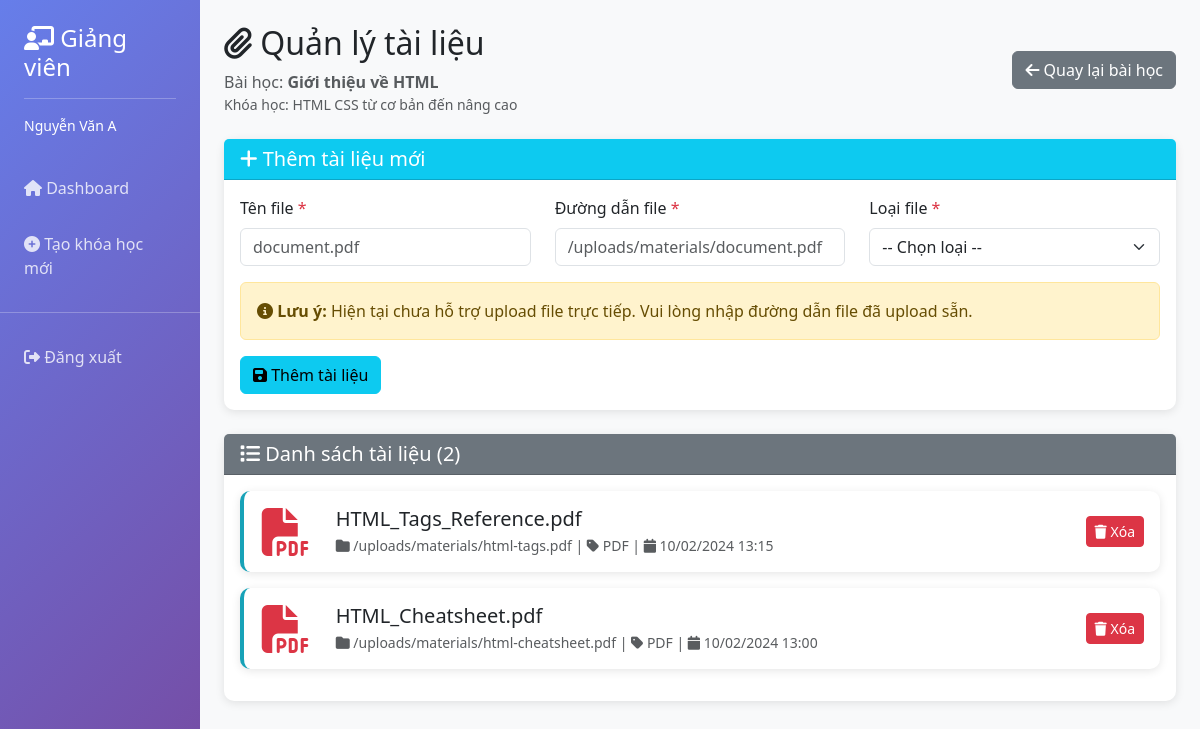
Screenshot of /controllers/TeacherController.php?action=manage_materials&lesson_id=1&course_id=1 (signed in) with the database file from the repository.
### tables this page shows
CREATE TABLE lessons
    (
        id         INT PRIMARY KEY AUTO_INCREMENT,
        course_id  INT          NOT NULL,
        title      VARCHAR(255) NOT NULL,
        content    LONGTEXT,
        video_url  VARCHAR(255),
        `order`      INT      DEFAULT 0,
        created_at DATETIME DEFAULT CURRENT_TIMESTAMP,
        FOREIGN KEY (course_id) REFERENCES courses (id) ON DELETE CASCADE
    );

CREATE TABLE courses
    (
        id             INT PRIMARY KEY AUTO_INCREMENT,
        title          VARCHAR(255) NOT NULL,
        description    TEXT,
        instructor_id  INT          NOT NULL,
        category_id    INT          NOT NULL,
        price          DECIMAL(10, 2) DEFAULT 0.00,
        duration_weeks INT,
        level          VARCHAR(50),
        image VARCHAR(255),
        created_at     DATETIME       DEFAULT CURRENT_TIMESTAMP,
        updated_at     DATETIME       DEFAULT CURRENT_TIMESTAMP ON UPDATE CURRENT_TIMESTAMP,
        FOREIGN KEY (instructor_id) REFERENCES users (id) ON DELETE CASCADE,
        FOREIGN KEY (category_id) REFERENCES categories (id) ON DELETE CASCADE
    );

CREATE TABLE materials
    (
        id        INT PRIMARY KEY AUTO_INCREMENT,
        lesson_id INT          NOT NULL,
        filename  VARCHAR(255) NOT NULL,
        file_path VARCHAR(255) NOT NULL,
        file_type VARCHAR(50),
        uploaded_at DATETIME DEFAULT CURRENT_TIMESTAMP,
        FOREIGN KEY (lesson_id) REFERENCES lessons (id) ON DELETE CASCADE
    );

### config/ConnectDb.php (called while the page is built)
<?php
class ConnectDb
{
    private $host = "127.0.0.1";
    private $db = "btth02_cnweb";
    private $user = "root";
    private $password = "";
    private $charset = "utf8mb4";
    private $pdo;
    public function __construct()
    {
        $dsn = "mysql:host={$this->host};dbname={$this->db};charset={$this->charset}";
        try {
            $this->pdo = new PDO($dsn, $this->user, $this->password);
            $this->pdo->setAttribute(PDO::ATTR_ERRMODE, PDO::ERRMODE_EXCEPTION);
        } catch (PDOException $e) {
            echo "Connection failed: " . $e->getMessage();
        }
    }
    public function getConnection()
    {
        return $this->pdo;
    }
}

### config/CourseDB.php (called while the page is built, shortened)
<?php
require_once "../config/ConnectDb.php";
class CourseManager {
    private $pdo;
    public function __construct(ConnectDb $db) {
        $this->pdo = $db->getConnection();
    }
    public function getCourseById($id) {
        $sql = "SELECT * FROM courses WHERE id = :id";
        $stmt = $this->pdo->prepare($sql);
        $stmt->execute([':id' => $id]);
        return $stmt->fetch(PDO::FETCH_ASSOC);
    }
}

### views/teacher/manage_materials.php (the view, shortened to what this page needs)
<!DOCTYPE html>
<html lang="vi">
<head>
    <link href="https://cdn.jsdelivr.net/npm/bootstrap@5.3.0/dist/css/bootstrap.min.css" rel="stylesheet">
    <link href="https://cdnjs.cloudflare.com/ajax/libs/font-awesome/6.4.0/css/all.min.css" rel="stylesheet">
</head>
<body>
<div class="container-fluid">
    <div class="row">
        <div class="col-md-2 sidebar p-0">
            <div class="p-4">
                <h4><i class="fas fa-chalkboard-teacher"></i> Giảng viên</h4>
                <hr class="bg-white">
                <p class="small mb-0"><?= htmlspecialchars($teacher_name) ?></p>
            </div>
            <nav class="nav flex-column">
                <a class="nav-link" href="<?= BASE_URL ?>controllers/TeacherController.php">
                    <i class="fas fa-home"></i> Dashboard
                </a>
                <a class="nav-link" href="<?= BASE_URL ?>controllers/TeacherController.php?action=create_course">
                    <i class="fas fa-plus-circle"></i> Tạo khóa học mới
                </a>
                <hr class="bg-white">
                <a class="nav-link" href="<?= BASE_URL ?>">
                    <i class="fas fa-sign-out-alt"></i> Đăng xuất
                </a>
            </nav>
        </div>
        <div class="col-md-10 p-4">
            <div class="d-flex justify-content-between align-items-center mb-4">
                <div>
                    <h2><i class="fas fa-paperclip"></i> Quản lý tài liệu</h2>
                    <p class="text-muted mb-0">Bài học: <strong><?= htmlspecialchars($lesson['title']) ?></strong></p>
                    <p class="text-muted small mb-0">Khóa học: <?= htmlspecialchars($course['title']) ?></p>
                </div>
                <a href="<?= BASE_URL ?>controllers/TeacherController.php?action=manage_lessons&course_id=<?= $course_id ?>" class="btn btn-secondary">
                    <i class="fas fa-arrow-left"></i> Quay lại bài học
                </a>
            </div>
            <div class="card mb-4">
                <div class="card-header bg-info text-white">
                    <h5 class="mb-0"><i class="fas fa-plus"></i> Thêm tài liệu mới</h5>
                </div>
                <div class="card-body">
                    <form method="POST" action="<?= BASE_URL ?>controllers/TeacherController.php?action=add_material">
                        <div class="row">
                            <div class="col-md-4">
                                <div class="mb-3">
                                    <label class="form-label">Tên file <span class="text-danger">*</span></label>
                                    <input type="text" name="filename" class="form-control" placeholder="document.pdf" required>
                                </div>
                            </div>
                            <div class="col-md-4">
                                <div class="mb-3">
                                    <label class="form-label">Đường dẫn file <span class="text-danger">*</span></label>
                                    <input type="text" name="file_path" class="form-control" placeholder="/uploads/materials/document.pdf" required>
                                </div>
                            </div>
                            <div class="col-md-4">
                                <div class="mb-3">
                                    <label class="form-label">Loại file <span class="text-danger">*</span></label>
                                    <select name="file_type" class="form-select" required>
                                        <option value="">-- Chọn loại --</option>
                                    </select>
                                </div>
                            </div>
                        </div>
                        <div class="alert alert-warning">
                            <i class="fas fa-info-circle"></i> <strong>Lưu ý:</strong> Hiện tại chưa hỗ trợ upload file trực tiếp. Vui lòng nhập đường dẫn file đã upload sẵn.
                        </div>
                        <button type="submit" class="btn btn-info">
                            <i class="fas fa-save"></i> Thêm tài liệu
                        </button>
                    </form>
                </div>
            </div>
            <div class="card">
                <div class="card-header bg-secondary text-white">
                    <h5 class="mb-0"><i class="fas fa-list"></i> Danh sách tài liệu (<?= count($materials) ?>)</h5>
                </div>
                <div class="card-body">
                    <?php if (empty($materials)): ?>
                        <div class="text-center py-5 text-muted">
                            <i class="fas fa-inbox fa-4x mb-3"></i>
                            <p>Chưa có tài liệu nào. Hãy thêm tài liệu đầu tiên!</p>
                        </div>
                    <?php else: ?>
                        <?php foreach ($materials as $material): ?>
                        <div class="card material-item mb-3">
                            <div class="card-body">
                                <div class="row align-items-center">
                                    <div class="col-md-1 text-center">
                                        <?php
                                        $icon = 'fa-file';
                                        $color = 'text-secondary';
                                        switch($material['file_type']) {
                                            case 'pdf': $icon = 'fa-file-pdf'; $color = 'text-danger'; break;
                                        }
                                        ?>
                                        <i class="fas <?= $icon ?> fa-3x <?= $color ?>"></i>
                                    </div>
                                    <div class="col-md-9">
                                        <h5 class="mb-1"><?= htmlspecialchars($material['filename']) ?></h5>
                                        <p class="text-muted small mb-0">
                                            <i class="fas fa-folder"></i> <?= htmlspecialchars($material['file_path']) ?>
                                            | <i class="fas fa-tag"></i> <?= strtoupper($material['file_type']) ?>
                                            | <i class="fas fa-calendar"></i> <?= date('d/m/Y H:i', strtotime($material['uploaded_at'])) ?>
                                        </p>
                                    </div>
                                    <div class="col-md-2 text-end">
                                        <button class="btn btn-sm btn-danger" onclick="deleteMaterial(<?= $material['id'] ?>)">
                                            <i class="fas fa-trash"></i> Xóa
                                        </button>
                                    </div>
                                </div>
                            </div>
                        </div>
                        <?php endforeach; ?>
                    <?php endif; ?>
                </div>
            </div>
        </div>
    </div>
</div>
</body>
</html>

### views/teacher/manage_materials.php (style rules this page uses)
body { background-color: #f8f9fa; }
.sidebar { min-height: 100vh; background: linear-gradient(135deg, #667eea 0%, #764ba2 100%); color: white; }
.sidebar .nav-link { color: rgba(255, 255, 255, 0.8); padding: 1rem 1.5rem; transition: all 0.3s; }
.card { border: none; border-radius: 10px; box-shadow: 0 2px 10px rgba(0, 0, 0, 0.1); }
.material-item { border-left: 4px solid #17a2b8; transition: all 0.3s; }

### rows the page displays
lessons: title "Giới thiệu về HTML"
courses: title "HTML CSS từ cơ bản đến nâng cao"
materials: filename "HTML_Tags_Reference.pdf", file_path "/uploads/materials/html-tags.pdf", file_type "PDF", uploaded_at "10/02/2024 13:15"
materials: filename "HTML_Cheatsheet.pdf", file_path "/uploads/materials/html-cheatsheet.pdf", file_type "PDF", uploaded_at "10/02/2024 13:00"

### other values shown
$teacher_name "Nguyễn Văn A"
count($materials) "2"
